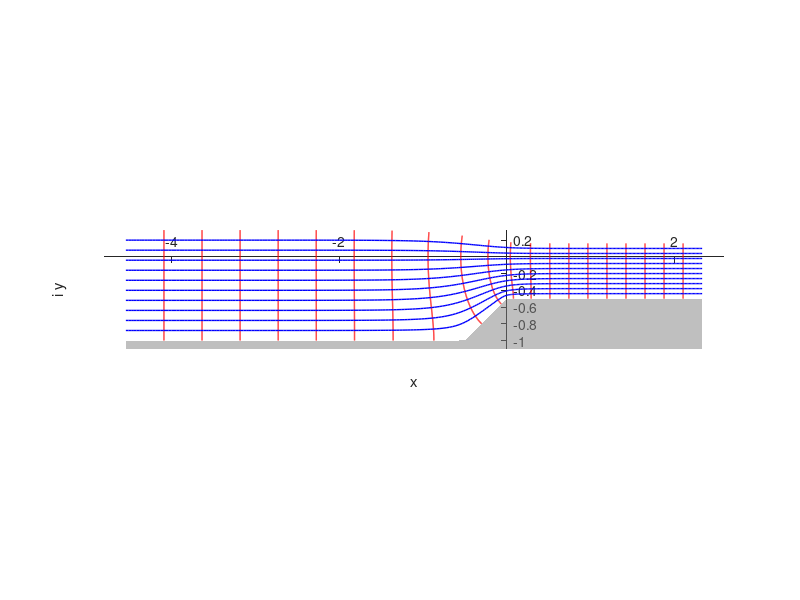
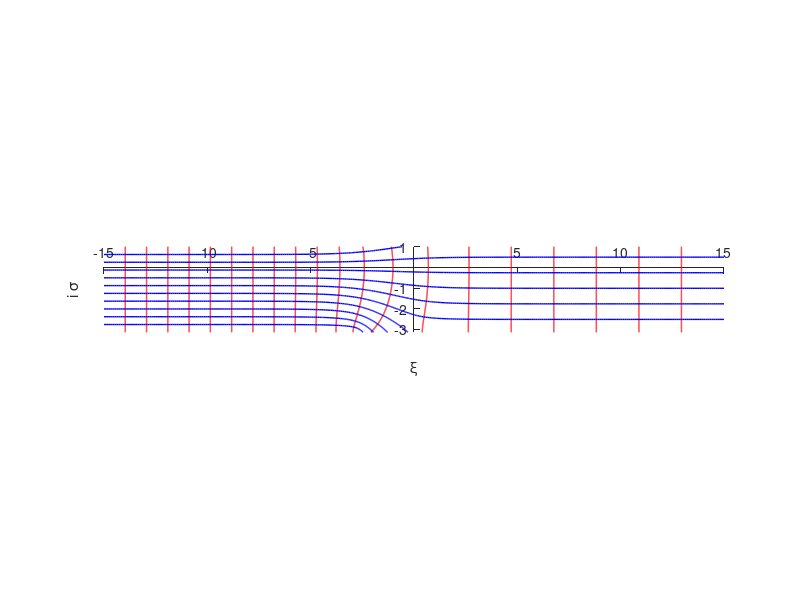

MATLAB code for these plots, in order:
clear
% global h1 h2



h_s = 1;
h_d = .5;
nx = 300;
ny = 300;

limZeta = [-15*h_s,15*h_s,-pi,1];

theta = .5*pi/2;

xx = linspace(limZeta(1),limZeta(2),nx);
yy = linspace(limZeta(4),limZeta(3),ny)'; % integrating top-to-bottom
% yy = linspace(limZeta(3),limZeta(4),ny)';  % integrating bottom-to-top
zz = xx + 1i*yy;


% c = (h_d/h_s).^(pi/theta/2);
% df = h_d/pi.*sqrt((exp(zz)+1)./(exp(zz)+c^2));
% df = h_d/pi.*((exp(zz)+1)./(exp(zz)+c^2)).^(theta/pi);
tau = ((exp(zz)+(h_d/h_s).^(pi/theta))./(exp(zz)+1)).^(theta/pi);
df = h_d./(pi.*tau);

df_xh = .5*(df(1,1:nx-1)+df(1,2:nx));
df_yh = .5*(df(1:ny-1,:)+df(2:ny,:));
z = cumsum([0,df_xh.*diff(xx)],2) + cumsum([zeros(1,nx);df_yh.*diff(1i*yy)],1);

% z0 = interp2(xx,yy,real(z),0,0)+1i*interp2(xx,yy,imag(z),0,0);
z0 = interp2(xx,yy,real(z),0,-pi)+1i*interp2(xx,yy,imag(z),0,0);
z = z-z0;

% plot z-plane
hfz = figure('color','w');hold on

contour(real(z),imag(z),real(zz),20,'r','linewidth',1);
contour(real(z),imag(z),imag(zz),10,'b','linewidth',1);
minIz = min(imag(z(ny,:)));
hp = patch(real(z(ny,[1,1:nx,nx])),[1.1*minIz,imag(z(ny,:)),1.1*minIz],.5*[1,1,1],'FaceAlpha',.5,'lineStyle','none'); %,'FaceAlpha',.5


xlabel('x');ylabel('i y');
axis equal tight 
set(gca,'XAxisLocation','origin','YAxisLocation','origin');%,'XTick',[],'YTick',[])
box off

hfzz = figure('color','w');
contour(real(zz),imag(zz),real(z),20,'r','linewidth',1);hold on
contour(real(zz),imag(zz),imag(z),10,'b','linewidth',1);
% plot(zetaS,'-ok','linewidth',1)
xlabel('\xi');ylabel('i \sigma');
axis equal tight 
box off
set(gca,'XAxisLocation','origin','YAxisLocation','origin');%,'XTick',[],'YTick',[])

return
export_fig(hfz,'SCnumStep45deg_z','-pdf');
export_fig(hfzz,'SCnumStep45deg_zz','-pdf');

% 
% set(hfz,'Units','inches');
% screenposition = get(hfz,'Position');
% set(hfz,...
%     'PaperPosition',[0 0 screenposition(3:4)],...
%     'PaperSize',[screenposition(3:4)]);
% print(hfz, '-dpdf','-painters',['SCnumStep45deg_z.pdf']); % supports transparancy


% print(hfz, '-dpdf','-bestfit',['SCnumStep45deg_z.pdf']); % supports transparancy
% print(hfzz, '-dpdf','-bestfit',['SCnumStep45deg_zz.pdf']);


